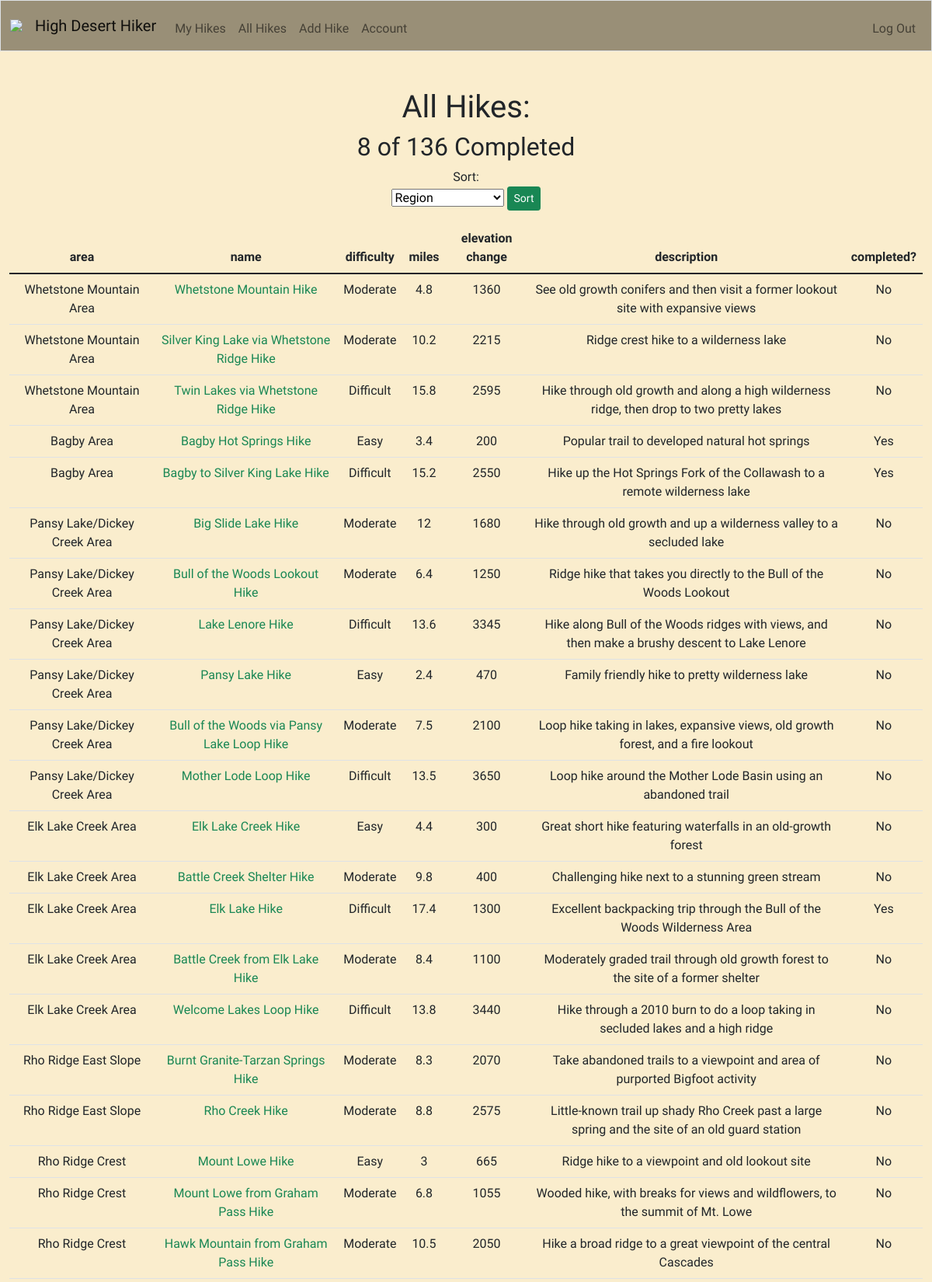
Screenshot of /all_hikes (signed in, upper part) with the database file from the repository.
### tables this page shows
CREATE TABLE hikes(id INTEGER PRIMARY KEY AUTOINCREMENT NOT NULL, region TEXT, area TEXT, name TEXT, difficulty TEXT, distance INTEGER, elevation_change INTEGER, description TEXT, url TEXT);

### app.py (the view)
@app.route("/all_hikes", methods=["POST", "GET"])
@login_required
def all():
    id = session["user_id"]
    hikes = db.execute("SELECT * FROM hikes")
    my_hikes = db.execute("SELECT * FROM completed WHERE user_id=?", id)
    number = db.execute("SELECT hikes FROM users WHERE id=?", id)[0]["hikes"]
    total_hikes = len(hikes)
    found = False
    if request.method == "POST":
        sort = request.form.get("filter")
        if sort == "Region":
            hikes = db.execute("SELECT * FROM hikes ORDER BY area")
        if sort == "Name":
            hikes = db.execute("SELECT * FROM hikes ORDER BY name")
        if sort == "Difficulty":
            hikes = db.execute("SELECT * FROM hikes ORDER BY difficulty")
        if sort == "Distance":
            hikes = db.execute("SELECT * FROM hikes ORDER BY distance")
        if sort == "Elevation Change":
            hikes = db.execute("SELECT * FROM hikes ORDER BY elevation_change")
        return render_template("all_hikes.html", hikes=hikes, my_hikes=my_hikes, number=number, total_hikes=total_hikes, sort=sort, db=db)
    else:
        return render_template("all_hikes.html", hikes=hikes, my_hikes=my_hikes, number=number, total_hikes=total_hikes, found=found)

### app.py (called while the page is built)
@app.after_request
def after_request(response):
    response.headers["Cache-Control"] = "no-cache, no-store, must-revalidate"
    response.headers["Expires"] = 0
    response.headers["Pragma"] = "no-cache"
    return response

### helpers.py (called while the page is built)
def login_required(f):
    @wraps(f)
    def decorated_function(*args, **kwargs):
        if session.get("user_id") == None:
            return redirect("/login")
        return f(*args, **kwargs)
    return decorated_function

### templates/all_hikes.html (shortened to what this page needs)
{% extends "layout.html" %}
{% block main %}
    <div class="section">
        <h1 class="font-weight-bold" >All Hikes: </h1>
        <h2>{{ number }} of {{ total_hikes }} Completed</h2>
        <div class="mb-3">
            <p class="mb-0">Sort:</p>
            <form action="/all_hikes" method="post">
                <select name="filter" class="mx-auto w-auto">
                    <option>Region</option>
                </select>
                <button class="btn btn-success btn-sm" type="submit">Sort</button>
            </form>
        </div>
        <table class="table">
            <thead>
                <tr>
                    <th scope="col">area</th>
                    <th scope="col">name</th>
                    <th scope="col">difficulty</th>
                    <th scope="col">miles</th>
                    <th scope="col">elevation change</th>
                    <th scope="col">description</th>
                    <th scope="col">completed?</th>
                </tr>
            </thead>
            <tbody>
                {% for hike in hikes %}
                    <tr>
                        <td>{{ hike["area"] }}</td>
                        <td><a href="{{ hike["url"] }}" target="_blank" class="text-decoration-none text-success">{{ hike["name"] }}</a></td>
                        <td>{{ hike["difficulty"] }}</td>
                        <td>{{ hike["distance"] }}</td>
                        <td>{{ hike["elevation_change"] }}</td>
                        <td>{{ hike["description"] }}</td>
                        {% set count = [] %}
                        {% if not count|length %}
                            <td>No</td>
                        {% endif %}
                        {% if count|length %}
                            <td>Yes</td>
                        {% endif %}
                    </tr>
                {% endfor %}
            </tbody>
        </table>
    </div>
{% endblock %}

### static/styles.css (style rules this page uses)
body { font-family: 'Roboto Condensed', sans-serif; background-color: #FAEDCD; }

### rows the page displays
hikes: area "Whetstone Mountain Area", name "Whetstone Mountain Hike", difficulty "Moderate", distance "4.8", elevation_change "1360", description "See old growth conifers and then visit a former lookout site with expansive views", shows "No"
hikes: area "Whetstone Mountain Area", name "Silver King Lake via Whetstone Ridge Hike", difficulty "Moderate", distance "10.2", elevation_change "2215", description "Ridge crest hike to a wilderness lake", shows "No"
hikes: area "Whetstone Mountain Area", name "Twin Lakes via Whetstone Ridge Hike", difficulty "Difficult", distance "15.8", elevation_change "2595", description "Hike through old growth and along a high wilderness ridge, then drop to two pretty lakes", shows "No"
hikes: area "Bagby Area", name "Bagby Hot Springs Hike", difficulty "Easy", distance "3.4", elevation_change "200", description "Popular trail to developed natural hot springs", shows "Yes"
hikes: area "Bagby Area", name "Bagby to Silver King Lake Hike", difficulty "Difficult", distance "15.2", elevation_change "2550", description "Hike up the Hot Springs Fork of the Collawash to a remote wilderness lake", shows "Yes"
hikes: area "Pansy Lake/Dickey Creek Area", name "Big Slide Lake Hike", difficulty "Moderate", distance "12", elevation_change "1680", description "Hike through old growth and up a wilderness valley to a secluded lake", shows "No"
hikes: area "Pansy Lake/Dickey Creek Area", name "Bull of the Woods Lookout Hike", difficulty "Moderate", distance "6.4", elevation_change "1250", description "Ridge hike that takes you directly to the Bull of the Woods Lookout", shows "No"
hikes: area "Pansy Lake/Dickey Creek Area", name "Lake Lenore Hike", difficulty "Difficult", distance "13.6", elevation_change "3345", description "Hike along Bull of the Woods ridges with views, and then make a brushy descent to Lake Lenore", shows "No"
hikes: area "Pansy Lake/Dickey Creek Area", name "Pansy Lake Hike", difficulty "Easy", distance "2.4", elevation_change "470", description "Family friendly hike to pretty wilderness lake", shows "No"
hikes: area "Pansy Lake/Dickey Creek Area", name "Bull of the Woods via Pansy Lake Loop Hike", difficulty "Moderate", distance "7.5", elevation_change "2100", description "Loop hike taking in lakes, expansive views, old growth forest, and a fire lookout", shows "No"
hikes: area "Pansy Lake/Dickey Creek Area", name "Mother Lode Loop Hike", difficulty "Difficult", distance "13.5", elevation_change "3650", description "Loop hike around the Mother Lode Basin using an abandoned trail", shows "No"
hikes: area "Elk Lake Creek Area", name "Elk Lake Creek Hike", difficulty "Easy", distance "4.4", elevation_change "300", description "Great short hike featuring waterfalls in an old-growth forest", shows "No"
hikes: area "Elk Lake Creek Area", name "Battle Creek Shelter Hike", difficulty "Moderate", distance "9.8", elevation_change "400", description "Challenging hike next to a stunning green stream", shows "No"
hikes: area "Elk Lake Creek Area", name "Elk Lake Hike", difficulty "Difficult", distance "17.4", elevation_change "1300", description "Excellent backpacking trip through the Bull of the Woods Wilderness Area", shows "Yes"
hikes: area "Elk Lake Creek Area", name "Battle Creek from Elk Lake Hike", difficulty "Moderate", distance "8.4", elevation_change "1100", description "Moderately graded trail through old growth forest to the site of a former shelter", shows "No"
hikes: area "Elk Lake Creek Area", name "Welcome Lakes Loop Hike", difficulty "Difficult", distance "13.8", elevation_change "3440", description "Hike through a 2010 burn to do a loop taking in secluded lakes and a high ridge", shows "No"
hikes: area "Rho Ridge East Slope", name "Burnt Granite-Tarzan Springs Hike", difficulty "Moderate", distance "8.3", elevation_change "2070", description "Take abandoned trails to a viewpoint and area of purported Bigfoot activity", shows "No"
hikes: area "Rho Ridge East Slope", name "Rho Creek Hike", difficulty "Moderate", distance "8.8", elevation_change "2575", description "Little-known trail up shady Rho Creek past a large spring and the site of an old guard station", shows "No"
hikes: area "Rho Ridge Crest", name "Mount Lowe Hike", difficulty "Easy", distance "3", elevation_change "665", description "Ridge hike to a viewpoint and old lookout site", shows "No"
hikes: area "Rho Ridge Crest", name "Mount Lowe from Graham Pass Hike", difficulty "Moderate", distance "6.8", elevation_change "1055", description "Wooded hike, with breaks for views and wildflowers, to the summit of Mt. Lowe", shows "No"
hikes: area "Rho Ridge Crest", name "Hawk Mountain from Graham Pass Hike", difficulty "Moderate", distance "10.5", elevation_change "2050", description "Hike a broad ridge to a great viewpoint of the central Cascades", shows "No"

### other values shown
{{ number }} "8"
{{ total_hikes }} "136"
